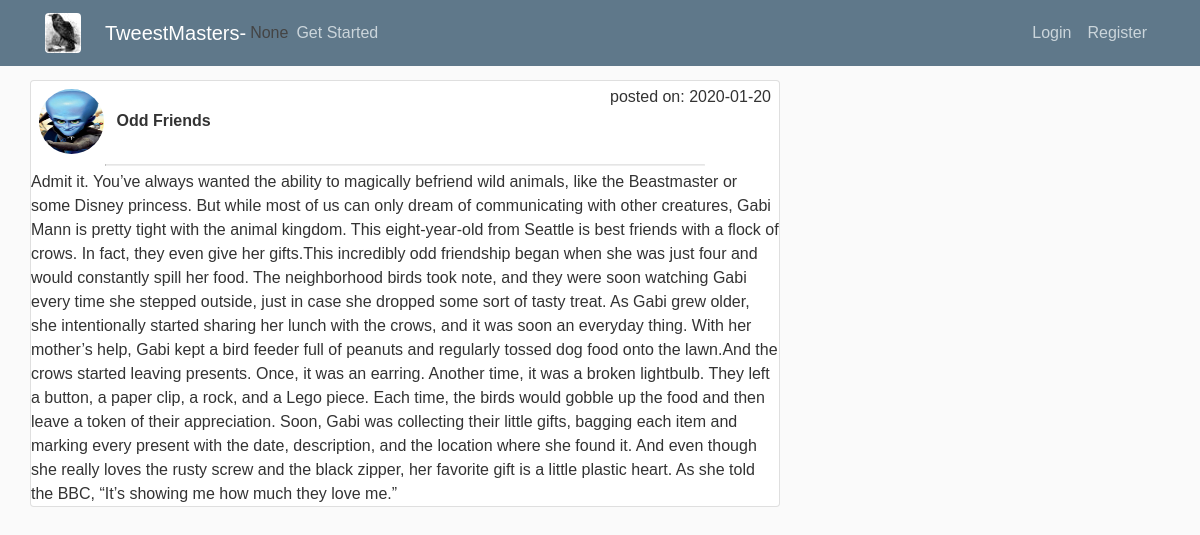
Screenshot of /tweest/3 with the database file from the repository.
### tweestmaster/models.py (models this page shows, shortened)
class User(db.Model, UserMixin):
    id = db.Column(db.Integer, primary_key=True)
    username = db.Column(db.String(30), nullable=False, unique=True)
    email = db.Column(db.String(100), nullable=False, unique=True)
    password = db.Column(db.String(40), nullable=False)
    image_file = db.Column(db.String(50), nullable=False, default='default.png')
    date_created = db.Column(db.DateTime, nullable=False, default=datetime.utcnow)
    reviews = db.relationship("Review", backref="review_user", lazy=True)
    tweests = db.relationship("Tweest", backref='tweest_user', lazy=True)
    articles = db.relationship("Article", backref="article_user")
    forums = db.relationship("Forum", secondary="memberships", lazy='subquery',
                             backref=db.backref("users", lazy=True))

class Tweest(db.Model, UserMixin):
    id = db.Column(db.Integer, primary_key=True)
    title = db.Column(db.String(50), nullable=False, unique=True)
    content = db.Column(db.String(1000), nullable=False, unique=True)
    date_created = db.Column(db.DateTime, nullable=False, default=datetime.utcnow)
    user_id = db.Column(db.Integer, db.ForeignKey("user.id"), nullable=False, default=1)
    forum_id = db.Column(db.Integer, db.ForeignKey("forum.id"), nullable=False, default=1)
    article_id = db.Column(db.Integer, db.ForeignKey("article.id"), nullable=False, default=1)
    sources = db.relationship("tweestsource", backref='source_tweest', lazy=True)
    reviews = db.relationship("Review", backref="review_tweest", lazy=True)

### tweestmaster/tweests/routes.py (the view)
@tweests.route("/tweest/<int:id>")
def tweest(id):
    tweest = Tweest.query.get_or_404(id) #
    tweests = Tweest.query.all()
    article_id=tweest.article_id
    reviews =tweest.reviews
    author_id = tweest.user_id
    author = User.query.filter_by(id=author_id).first()
    user_img = author.image_file
    post_date=tweest.date_created.strftime("%Y-%m-%d")
    dict_args = {
        "title":"Tweest",
        "tweest_title": tweest.title,
        "legend":"Booger",
        "tweest_id":id,
        'content': tweest.content,
        'reviews': reviews,
        "author_image":user_img,
        "post_date":post_date,
        "article_id":article_id
    }
    return render_template('tweests/tweest.html', id=id,  data=dict_args)

### tweestmaster/templates/tweests/tweest.html (shortened to what this page needs)
{% extends "layout-basic.html" %}
{% block main_content %}
<div class="card">
  <div>
    <img class="rounded-circle article-img m-2"
         src="{{ url_for('static', filename='profile_pics/'+ data['author_image'])}}">
    <strong class="mt-2">{{ data['tweest_title'] }}</strong>
    <span class="getclass float-right m-1 pr-1">posted on: <span class="blue_text">{{ data['post_date'] }}</span></span>
    <hr class="float-center">
  </div>
  <div>
    {{ data['content'] }}
  </div>
</div>
{% endblock %}

### tweestmaster/templates/layout-basic.html (shortened to what this page needs)
<!DOCTYPE html>
<html>
<head>
    <link href="https://maxcdn.bootstrapcdn.com/bootstrap/4.0.0/css/bootstrap.min.css"
 rel="stylesheet">
    <link href="{{ url_for('static', filename='main.css') }}" rel="stylesheet" type="text/css">
</head>
<body class="container-fluid">
<header class="site-header">
    <nav class="navbar navbar-expand-md navbar-dark bg-steel fixed-top">
        <div class="container">
            <a class="navbar-brand mr-4" href="{{ url_for('main.home') }}">
                <img alt="Flower" class="rounded"
                     src="{{ url_for('static', filename='raven_tn.jpg')}}" title="White Flower">
            </a>
            {% if data.get('current_forum_name') is defined %}
            <a class="navbar-brand mr-1" href="{{ url_for('main.home') }}">TweestMasters- </a>
            <span class="article-title muted">{{ data.get('current_forum_name') }}</span>
            {% else %}
            <a class="navbar-brand mr-1" href="{{ url_for('main.home') }}">TweestMasters</a>
            {% endif %}
            <div class="collapse navbar-collapse" id="navbarToggle">
                {% if current_user.is_authenticated %}
                <div class="navbar-nav ml-auto">
                    {#
                    <a class="nav-item nav-link"
                       href="{{ url_for('tweests.new_tweest', article_id=session.get('current_article_id', 1)) }}">Create
                        Tweest</a>
                    #}
                    <a class="nav-item nav-link"
                       href="{{ url_for('users.user', id=current_user.id) }}">My Catalog</a>
                    <a class="nav-item nav-link" href="{{ url_for('users.logout') }}">Logout</a>
                </div>
                {% else %}
                <div class="navbar-nav mr-auto">
                    <a class="nav-item nav-link getclass" href="{{ url_for('main.get_started') }}">Get Started</a>
                </div>
                <div class="navbar-nav ml-auto">
                    <a class="nav-item nav-link" href="{{ url_for('users.login')  }}">Login</a>
                    <a class="nav-item nav-link" href="{{ url_for('users.register') }}">Register</a>
                    {% endif %}
                </div>
            </div>
        </div>
    </nav>
</header>
<main class="container-fluid">
    <div class="row">
        <div class="col-md-8">
            <div>
                {% block main_content %}
                {% endblock %}
            </div>
        </div>
        <div class="col-md-4">
        </div>
    </div>
</main>
</body>
</html>

### tweestmaster/static/main.css (style rules this page uses)
body { background: #fafafa; font-family: arial; color: #333333; margin-top: 5rem; }
hr { display: block; width: 80%; margin-left: auto; margin-right: auto; overflow: hidden; border-style: inset; border-width: 1px; margin-bottom:4px; margin-top:2px; color:#ccccc3; }
.bg-steel { background-color: #5f788a; }
.site-header .navbar-nav .nav-link { color: #cbd5db; }
.article-title { color: #444444; font-size: 16px; font-style: bold; }
.article-img { height: 65px; width: 65px; margin-right: 16px; }

### rows the page displays
User: image_file (placeholder picture)
Tweest: tweest_title "Odd Friends", content "Admit it. You’ve always wanted the ability to magically befriend wild animals, like the Beastmaster or some Disney princess. But while most of us can only dream of communicating with other creatures, Gabi Mann is pretty tight with the animal kingdom. This eight-year-old from Seattle is best friends with a flock of crows. In fact, they even give her gifts.This incredibly odd friendship began when she was just four and would constantly spill her food. The neighborhood birds took note, and they were soon watching Gabi every time she stepped outside, just in case she dropped some sort of tasty treat. As Gabi grew older, she intentionally started sharing her lunch with the crows, and it was soon…"

### other values shown
{{ data.get('current_forum_name') }} "None"
{{ data['post_date'] }} "2020-01-20"
